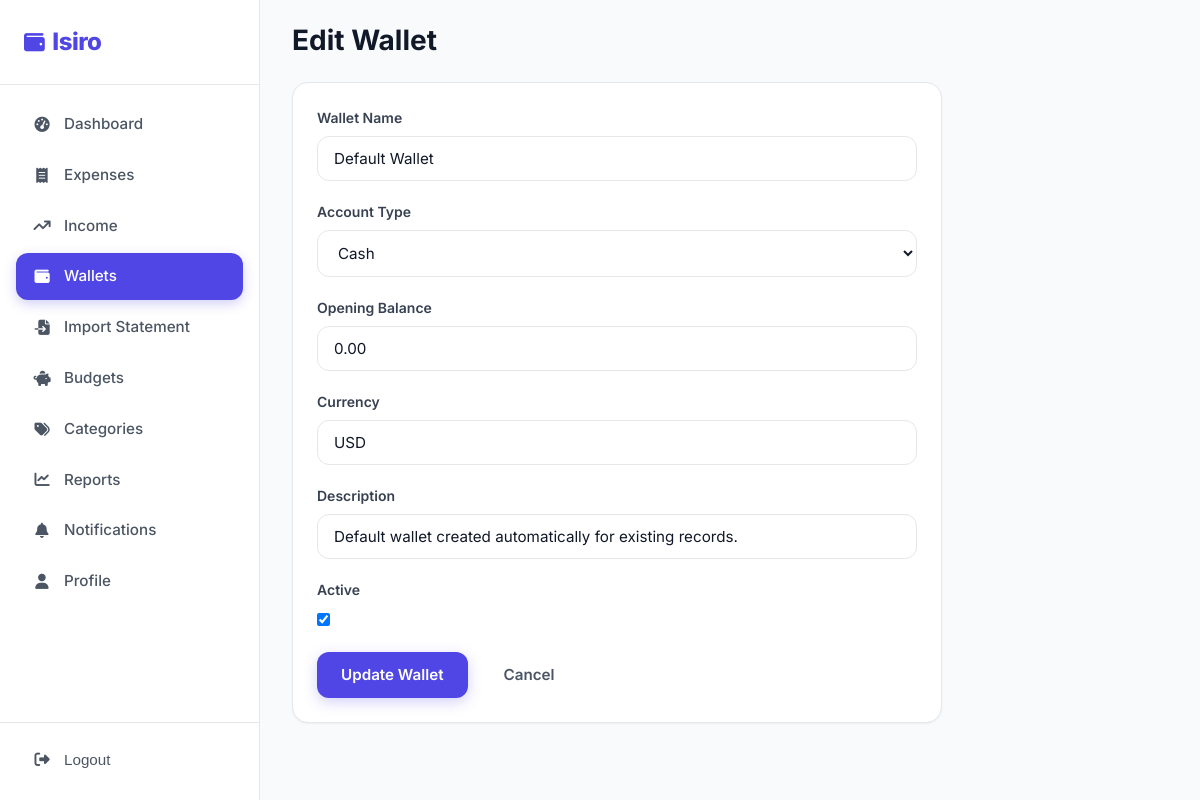
/expenses/wallets/2/edit/ (signed in), run on the app's committed database.
### expenses/models.py (models this page shows, shortened)
class Wallet(models.Model):
    class AccountType(models.TextChoices):
        CASH = "cash", "Cash"
        BANK = "bank", "Bank Account"
        MOBILE = "mobile", "Mobile Money"
        CARD = "card", "Credit Card"
        SAVINGS = "savings", "Savings"
        OTHER = "other", "Other"
    user = models.ForeignKey(
        settings.AUTH_USER_MODEL,
        on_delete=models.CASCADE,
        related_name="wallets",
    )
    name = models.CharField(max_length=120)
    account_type = models.CharField(
        max_length=12,
        choices=AccountType.choices,
        default=AccountType.CASH,
    )
    opening_balance = models.DecimalField(
        max_digits=12, decimal_places=2, default=0)
    current_balance = models.DecimalField(
        max_digits=12, decimal_places=2, default=0)
    currency = models.CharField(max_length=10, default="USD")
    description = models.CharField(max_length=255, blank=True)
    is_active = models.BooleanField(default=True)
    created_at = models.DateTimeField(auto_now_add=True)
    updated_at = models.DateTimeField(auto_now=True)
    class Meta:
        ordering = ["name"]
        constraints = [
            models.UniqueConstraint(
                fields=["user", "name"], name="unique_wallet_name_per_user"),
        ]

### expenses/views.py (the view, shortened to what this page needs)
# urls.py: path("wallets/<int:pk>/edit/", WalletUpdateView.as_view(), name="wallet_edit"),
class WalletUpdateView(LoginRequiredMixin, UpdateView):
    login_url = "users:login"
    template_name = "wallets/edit_wallet.html"
    form_class = WalletForm
    model = Wallet
    def get_queryset(self):
        return Wallet.objects.filter(user=self.request.user)

### expenses/forms.py (shortened to what this page needs)
class WalletForm(forms.ModelForm):
    class Meta:
        model = Wallet
        fields = ("name", "account_type", "opening_balance", "currency", "description", "is_active")
        widgets = {
            "name": forms.TextInput(attrs={"class": "form-input", "placeholder": "GTBank"}),
            "account_type": forms.Select(attrs={"class": "form-input"}),
            "opening_balance": forms.NumberInput(attrs={"class": "form-input", "step": "0.01", "min": "0", "placeholder": "0.00"}),
            "currency": forms.TextInput(attrs={"class": "form-input", "placeholder": "USD"}),
            "description": forms.TextInput(attrs={"class": "form-input", "placeholder": "Optional notes"}),
            "is_active": forms.CheckboxInput(attrs={"class": "form-check-input"}),
        }

### templates/wallets/edit_wallet.html (shortened to what this page needs)
{% extends "base.html" %} {% load static %}
{% block body_class %}app-page{% endblock %}
{% block content %}
<div class="app-layout">
  {% include "partials/sidebar.html" with active="wallets" %}
  <main class="main-content">
    <div class="topbar">
      <div style="display: flex; align-items: center; gap: 16px">
        <h1>Edit Wallet</h1>
      </div>
    </div>
    <div class="card" style="max-width: 650px">
      <form method="post">
        <div class="form-group">
          <label class="form-label">Wallet Name</label>
          {{ form.name }}
        </div>
        <div class="form-group">
          <label class="form-label">Account Type</label>
          {{ form.account_type }}
        </div>
        <div class="form-group">
          <label class="form-label">Opening Balance</label>
          {{ form.opening_balance }}
        </div>
        <div class="form-group">
          <label class="form-label">Currency</label>
          {{ form.currency }}
        </div>
        <div class="form-group">
          <label class="form-label">Description</label>
          {{ form.description }}
        </div>
        <div class="form-group">
          <label class="form-label">Active</label>
          {{ form.is_active }}
        </div>
        <div style="display: flex; gap: 12px">
          <button type="submit" class="btn btn-primary">
            <span class="btn-text">Update Wallet</span>
          </button>
          <a href="{% url 'expenses:wallet_list' %}" class="btn btn-ghost"
            ><span class="btn-text">Cancel</span></a
          >
        </div>
      </form>
    </div>
  </main>
</div>
{% include "partials/bottom_nav.html" with active="wallets" %} {% endblock %}

### static/css/style.css (style rules this page uses)
:root { --primary-50: #EEF2FF; --primary-100: #E0E7FF; --primary-200: #C7D2FE; --primary-300: #A5B4FC; --primary-400: #818CF8; --primary-500: #6366F1; --primary-600: #4F46E5; --primary-700: #4338CA; --primary-800: #3730A3; --success-50: #ECFDF5; --success-100: #D1FAE5; --success-500: #10B981; --success-600: #059669; --success-700: #047857; --danger-50: #FEF2F2; --danger-100: #FEE2E2; --danger-500: #EF4444; --danger-600: #DC2626; --danger-700: #B91C1C; --warning-50: #FFFBEB; --warning-100: #FEF3C7; --warning-500: #F59E0B; --warning-600: #D97706; --accent-500: #0EA5E9; --accent-600: #0284C7; --gray-50: #F9FAFB; --gray-100: #F3F4F6; --gray-200: #E5E7EB; --gray-300: #D1D5DB; --gray-400: #9CA3AF; --gray-500: #6B7280; --gray-600: #4B5563; --gray-700: #374151; --gray-800: #1F2937; --gray-900: #111827; --bg: #F8FAFC; --surface: #FFFFFF; --border: #E5E7EB; --shadow-sm: 0 1px 2px rgba(0,0,0,0.05); --shadow: 0 4px 12px rgba(0,0,0,0.07); --shadow-md: 0 8px 24px rgba(0,0,0,0.08); --shadow-lg: 0 16px 48px rgba(0,0,0,0.10); --r-sm: 8px; --r: 12px; --r-lg: 16px; --r-xl: 24px; --r-full: 9999px; --sp-1: 4px; --sp-2: 8px; --sp-3: 12px; --sp-4: 16px; --sp-5: 20px; --sp-6: 24px; --sp-8: 32px; --sp-10: 40px; --sp-12: 48px; --sp-16: 64px; --font: 'Inter', -apple-system, BlinkMacSystemFont, 'Segoe UI', sans-serif; }
*, *::before, *::after { box-sizing: border-box; margin: 0; padding: 0; }
html { scroll-behavior: smooth; }
body { font-family: var(--font); background: var(--bg); color: var(--gray-800); line-height: 1.5; -webkit-font-smoothing: antialiased; }
a { color: var(--primary-600); text-decoration: none; transition: color .2s; }
h1, h2, h3, h4 { line-height: 1.2; font-weight: 700; color: var(--gray-900); }
h1 { font-size: 2.5rem; }
.btn { display: inline-flex; align-items: center; justify-content: center; gap: var(--sp-2); padding: 12px 24px; border: none; border-radius: var(--r); font-family: var(--font); font-size: 0.95rem; font-weight: 600; cursor: pointer; transition: all .2s ease; white-space: nowrap; position: relative; overflow: hidden; }
.btn-primary { background: var(--primary-600); color: #fff; box-shadow: 0 4px 14px rgba(79,70,229,0.25); }
.btn-ghost { background: transparent; color: var(--gray-600); }
.form-group { margin-bottom: var(--sp-5); }
.form-label { display: block; font-size: 0.875rem; font-weight: 600; color: var(--gray-700); margin-bottom: var(--sp-2); }
.form-input, .form-textarea, select.form-input { width: 100%; padding: 12px 16px; border: 1.5px solid var(--border); border-radius: var(--r); font-family: var(--font); font-size: 0.95rem; color: var(--gray-900); background: var(--surface); transition: all .2s ease; }
.form-input::placeholder { color: var(--gray-400); }
.card { background: var(--surface); border: 1px solid var(--border); border-radius: var(--r-lg); padding: var(--sp-6); box-shadow: var(--shadow-sm); transition: box-shadow .2s, transform .2s; }
.app-layout { display: flex; min-height: 100vh; }
.main-content { flex: 1; margin-left: 260px; padding: var(--sp-6) var(--sp-8); min-width: 0; }
.topbar { display: flex; align-items: center; justify-content: space-between; margin-bottom: var(--sp-6); }
.topbar h1 { font-size: 1.75rem; }

### data on the page
Wallet: name "Default Wallet", account_type "Cash", opening_balance "0.00", currency "USD", description "Default wallet created automatically for existing records.", is_active "☑"
